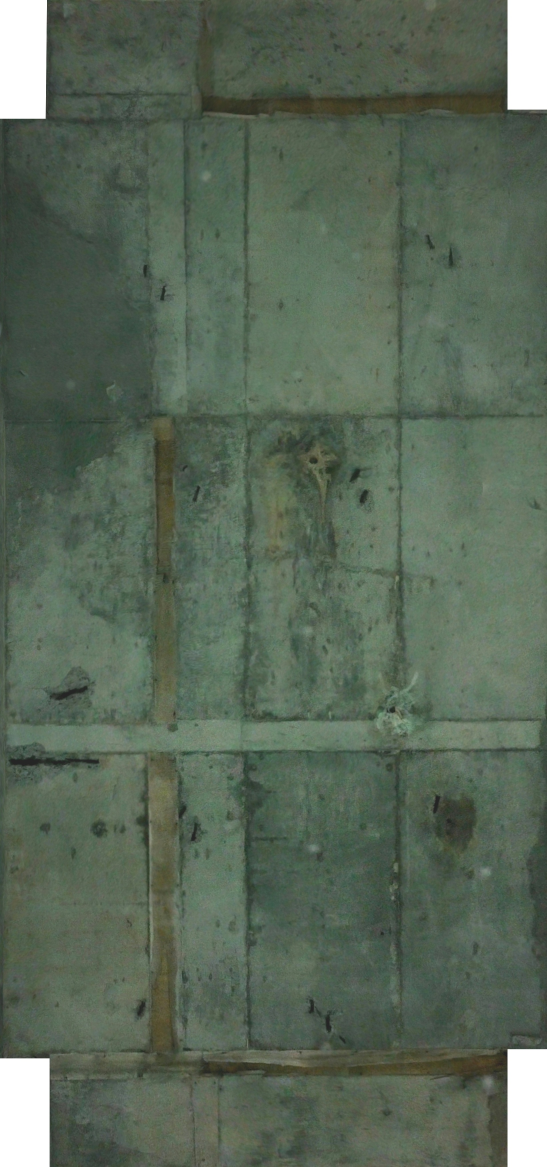
#> input picture NineSigma/images-for-training/01 original.jpg, 1640 x 3500 px, found by its file name (shown at 1/3 size)
$ jupyter execute NineSigma.ipynb   (shell and % lines are left out)
#> lines starting #> are read from the running program, lines starting #| are printed output that depends on the picture
# Training Image Classification

[cell 1]
# Load modules
import cv2
import matplotlib.pyplot as plt
import matplotlib as mpl
import numpy as np


mpl.rcParams['figure.figsize'] = (15,15)

img_orig = plt.imread('images-for-training\\01 original.jpg')
#> img_orig is the input picture: shape (3500, 1640, 3); mean R, G, B 89.5, 104.2, 88.2
img_anal = plt.imread('images-for-training\\01 analyzed.jpg')
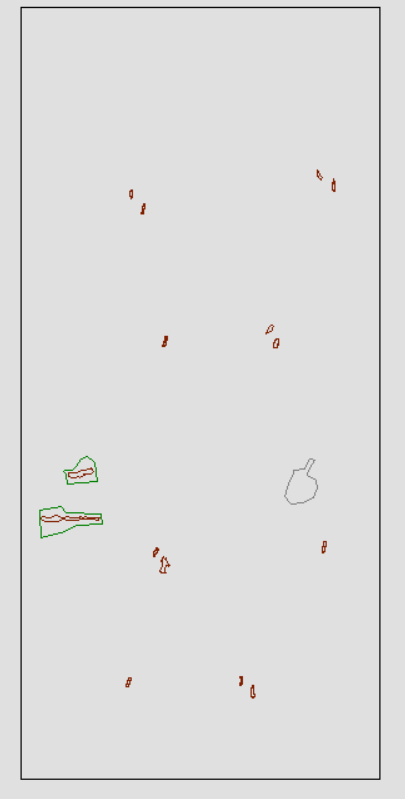
#> input picture NineSigma/images-for-training/01 analyzed.jpg, 405 x 799 px, found by its file name
#> img_anal is the input picture: shape (799, 405, 3); mean R, G, B 221.6, 221.5, 221.3

print (img_orig.shape)
#| (3500, 1640, 3)
print (img_anal.shape)
#| (799, 405, 3)

# Helper Routines

[cell 2]
def grayscale(img):
    """Applies the Grayscale transform
    This will return an image with only one color channel
    but NOTE: to see the returned image as grayscale
    you should call plt.imshow(gray, cmap='gray')"""
    return cv2.cvtColor(img, cv2.COLOR_RGB2GRAY)
    # Or use BGR2GRAY if you read an image with cv2.imread()
    # return cv2.cvtColor(img, cv2.COLOR_BGR2GRAY)

def colorspace(img, csp=0):
    colorspaces = (cv2.COLOR_RGB2HSV,
                   cv2.COLOR_RGB2BGR,
                   cv2.COLOR_RGB2YCrCb,
                   cv2.COLOR_RGB2LAB,
                   )
    return cv2.cvtColor(img, colorspaces[csp])

def canny(img, low_threshold, high_threshold):
    """Applies the Canny transform"""
    return cv2.Canny(img, low_threshold, high_threshold)

def gaussian_blur(img, kernel_size):
    """Applies a Gaussian Noise kernel"""
    return cv2.GaussianBlur(img, (kernel_size, kernel_size), 0)

def weighted_img(img_a, img_b, α=0.8, β=1., λ=0., xoff = 0, y0ff = 0):
    """
    TODO: X and Y offset not yet enabled
    The result image is computed as follows:

    img_a * α + img_b * β + λ
    NOTE: initial_img and img must be the same shape!
    """
    assert(img_a.shape==img_b.shape)
    return cv2.addWeighted(img_a, α, img_b, β, λ)

def overlay_img(img_a, img_b, xoff = 0, yoff = 0):
    """Just add img_a and img_b together (they should have the same number of channels)
    TODO: X and Y offset not yet enabled
    """
    assert(img_a.shape==img_b.shape)
    np.add(img_a, img_b, out=img_c)

    return img_c

[cell 3]
# Original Image
img_orig_rgba = cv2.cvtColor(img_orig, cv2.COLOR_RGB2RGBA)

## Subselect rectangle
x1, y1, x2, y2 = 20, 5, 380, 779
img_anal_sub = img_anal[:, x1:x2, :]
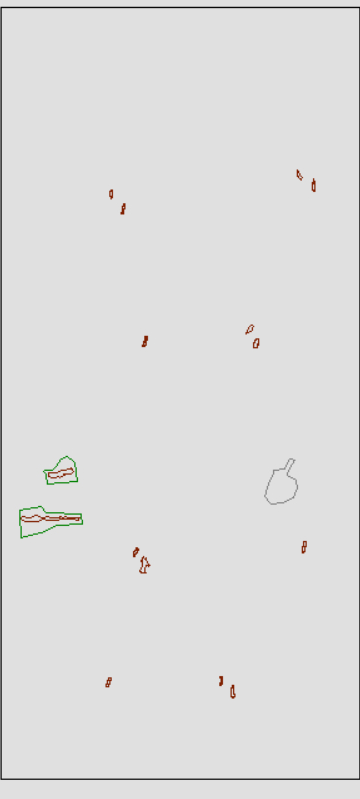
#> img_anal_sub: shape (799, 360, 3); mean R, G, B 221.6, 221.5, 221.3

## Convert to RGBA
img_anal_rgba = cv2.cvtColor(img_anal_sub, cv2.COLOR_RGB2RGBA)

## Remove white pixels
threshold = 200
h, w = img_anal_rgba.shape[0], img_anal_rgba.shape[1]
#> h = 799; w = 360
for i in range(h):
    for j in range(w):
        if img_anal_rgba[i,j,0] >= threshold and \
           img_anal_rgba[i,j,2] >= threshold and \
           img_anal_rgba[i,j,2] >= threshold:
            img_anal_rgba[i,j,3] = 0
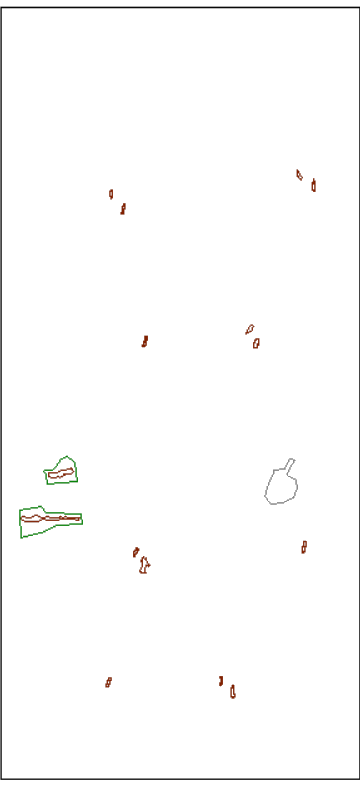
#> img_anal_rgba: shape (799, 360, 4); mean R, G, B, A 221.6, 221.5, 221.3, 5.4; transparent parts drawn white

## Resize to original image size
img_anal_resize = cv2.resize(img_anal_rgba,
                             (img_orig.shape[1], img_orig.shape[0]),
                             interpolation=cv2.INTER_CUBIC)


# Composite Image
img_c = weighted_img(img_orig_rgba, img_anal_resize, α=1.0, β=0.5, λ=0.)
#> in weighted_img, `return cv2.addWeighted(img_a, α, img_b, β, λ)`:
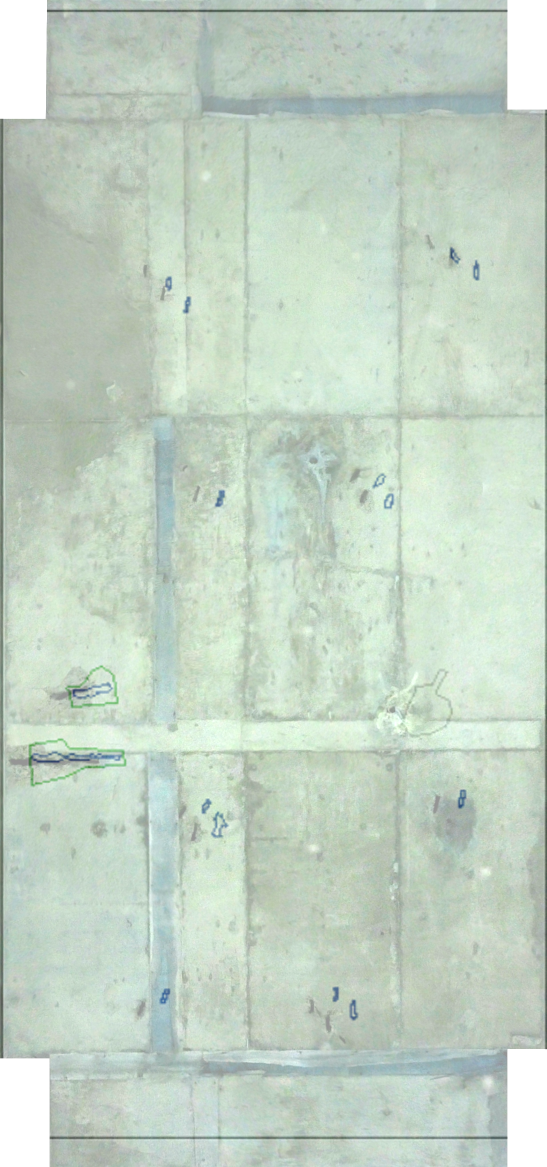
#> returned value: shape (3500, 1640, 4) (shown at 1/3 size); mean of channels 0, 1, 2, 3 197, 211.6, 195.5, 255; drawn as B, G, R

# Direct overlay
img_c1 = overlay_img(img_orig_rgba, img_anal_resize)
#> in overlay_img, `np.add(img_a, img_b, out=img_c)`:
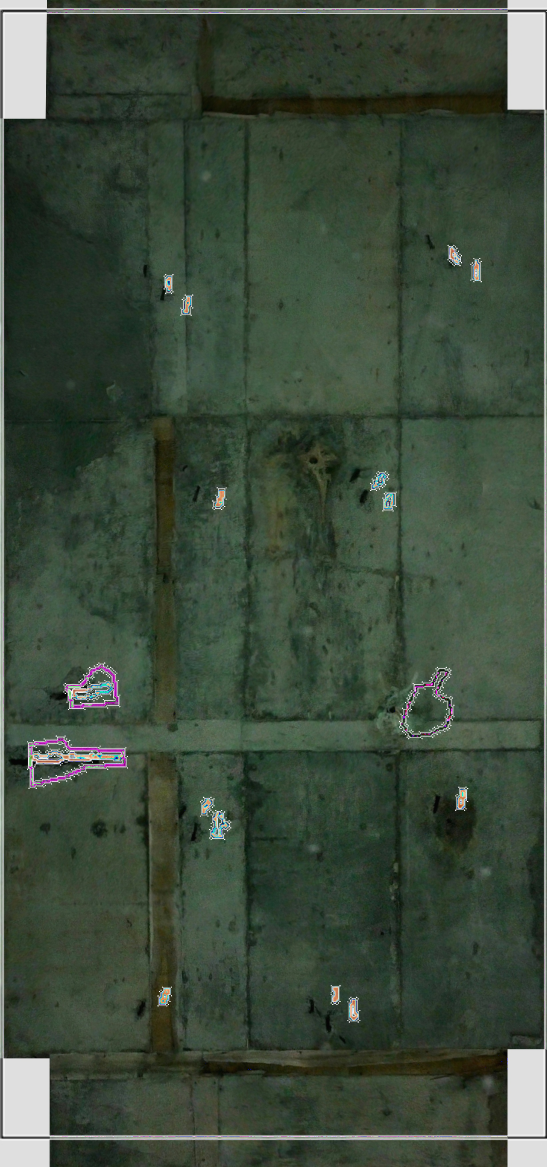
#> img_c: shape (3500, 1640, 4) (shown at 1/3 size); mean R, G, B, A 59.3, 73.5, 58, 252.8; transparent parts drawn white

# Canny Image
img_gray = grayscale(img_orig)
img_blur = gaussian_blur(img_gray,3)
low_thres = 20
high_thres = 80
img_canny = canny(img_blur, low_thres, high_thres)
#> in canny, `return cv2.Canny(img, low_threshold, high_threshold)`:
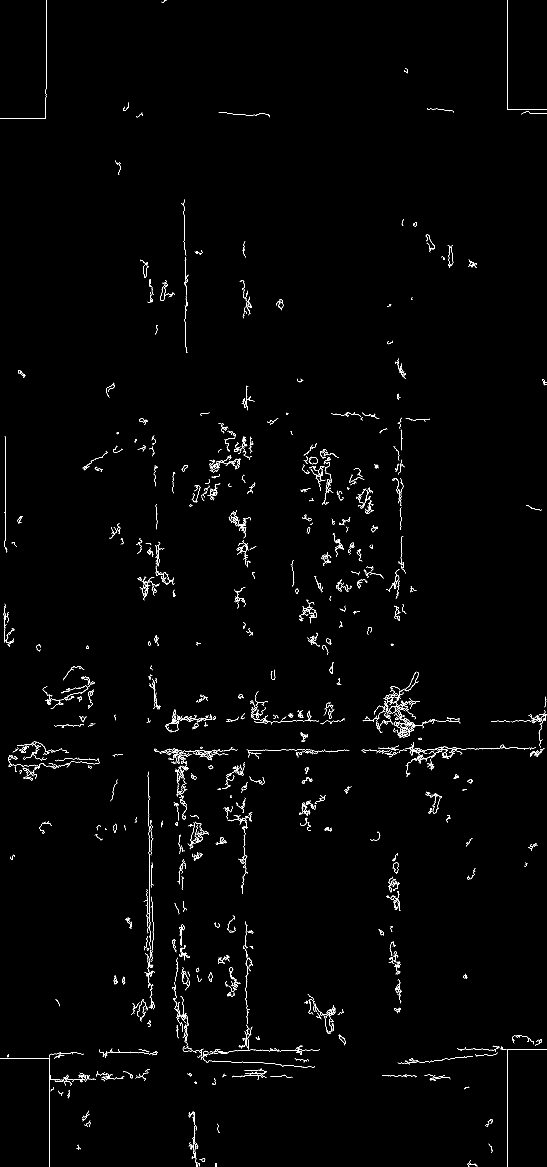
#> returned value: shape (3500, 1640) (shown at 1/3 size); 0.88% white in thin lines or dots

# Colorspace
colorspaces = ('HSV',
               'BGR',
               'YCrCb',
               'LAB')
csp = 3
dim = 0
img_csp = colorspace(img_orig, csp)
#> in colorspace, `return cv2.cvtColor(img, colorspaces[csp])`: returned value: shape (3500, 1640, 3); mean of channels 0, 1, 2 107.6, 119.1, 135.3

# Plot
plt.figure()
plt.subplot(1,3,1)
plt.title('Original')
plt.imshow(img_orig_rgba)
plt.axis('off')

plt.subplot(1,3,2)
plt.title('Analysed')
#plt.imshow(img_anal_resize)
plt.imshow(img_gray, cmap='gray')
plt.axis('off')

plt.subplot(1,3,3)
plt.imshow(img_canny,cmap='gray')
plt.title('Canny')
plt.axis('off')

#print(img_canny.min(), img_canny.max(), img_canny.shape)

for csp in range(len(colorspaces)):
    plt.figure()
    img_new = colorspace(img_orig, csp)
    for i in range(3):
        plt.subplot(1,3,i+1)
        plt.imshow(img_new[:,:,i],cmap='gray')
        plt.title("{}-{}".format(colorspaces[csp],i))
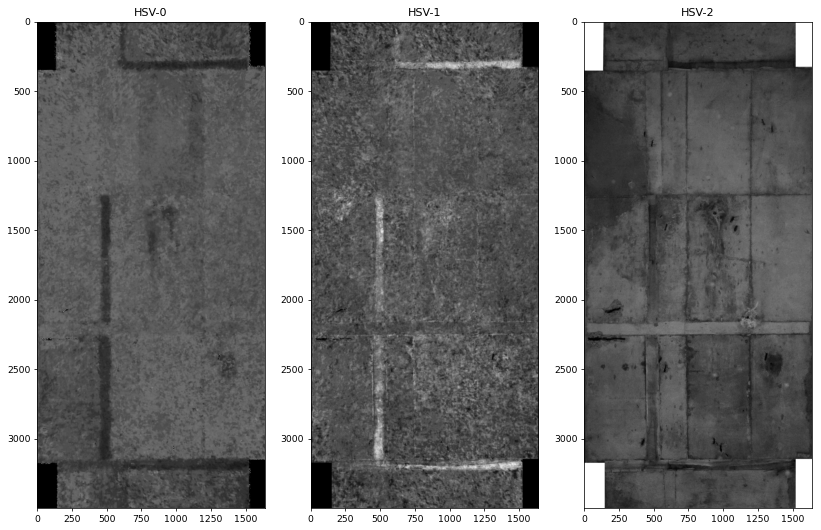
#> figure drawn by matplotlib, 3 panels
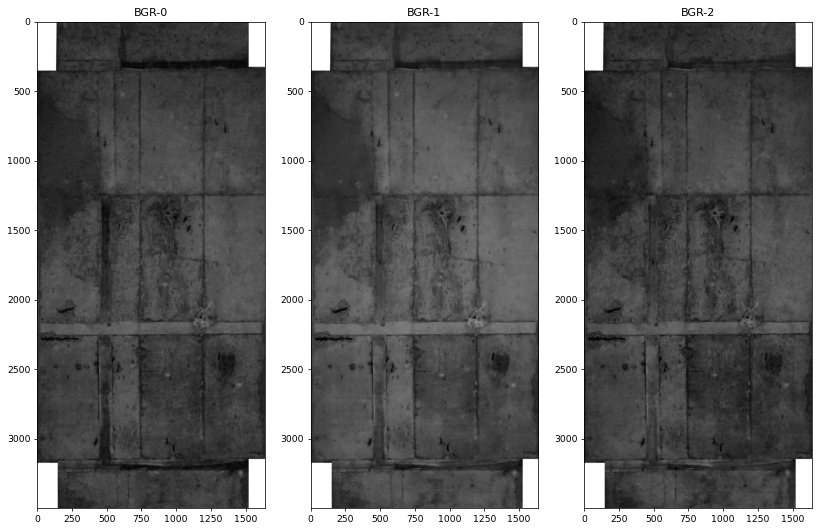
#> figure drawn by matplotlib, 3 panels
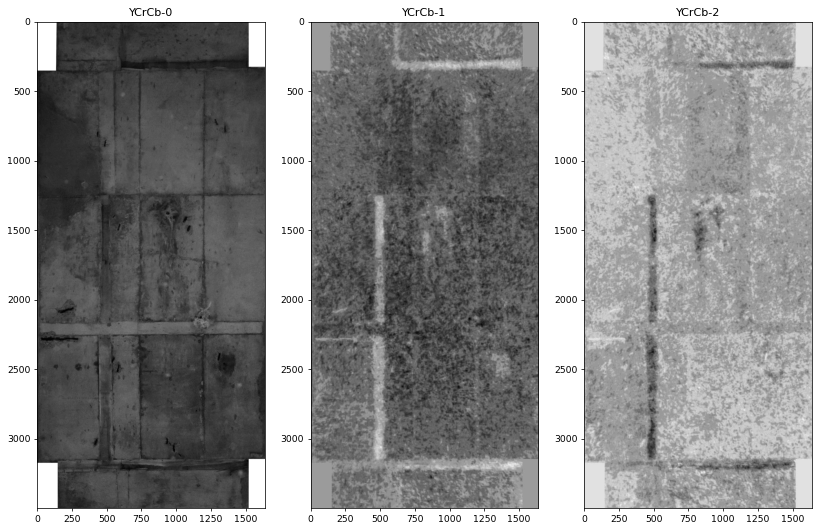
#> figure drawn by matplotlib, 3 panels
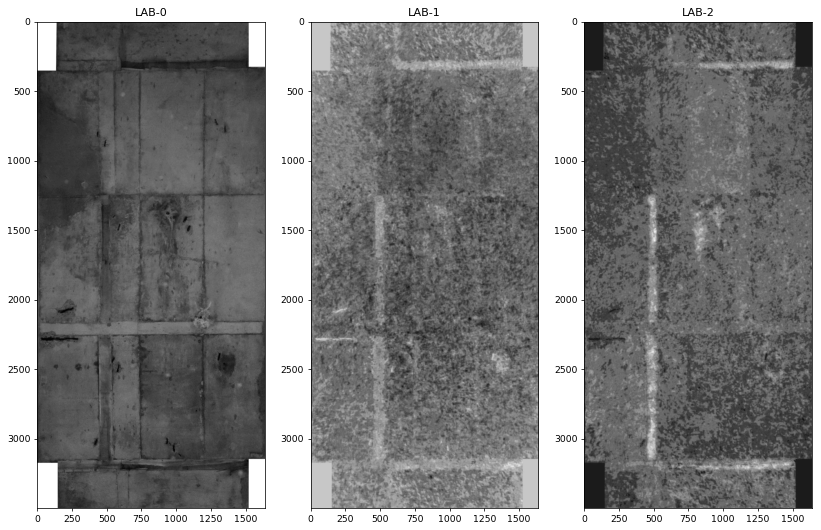
#> figure drawn by matplotlib, 3 panels
